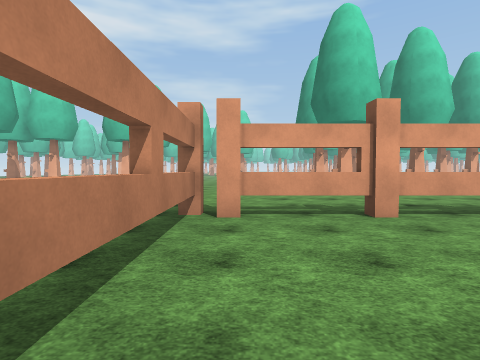
View 1 (above)

12 first-person views from a walk through a Unity game level. The camera is 1.5 m above the floor, tilts 2° down and sees 80° across. The floor is counted in squares, 2 m on a side. Each view is taken from the middle of a square. On the plan, view 1 faces up. The plan holds only what a view shows up to about 10 squares ahead; the rest is blank. The place goes on beyond the plan. Surface patterns are stand-ins for the level's own textures.

View 2
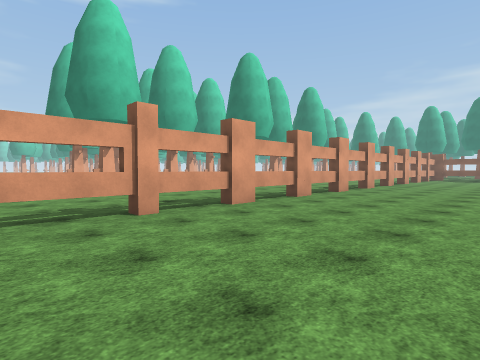

View 3
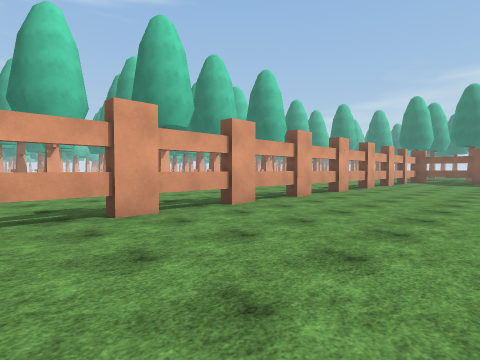

View 4
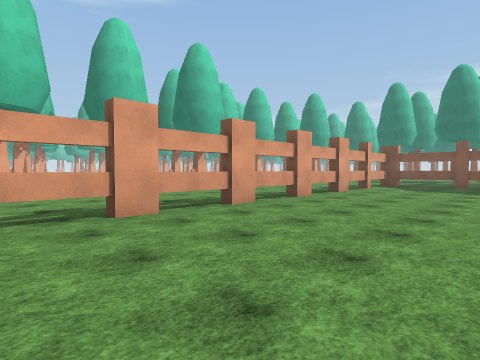

View 5
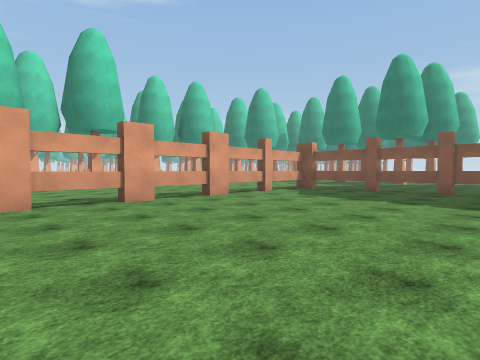

View 6
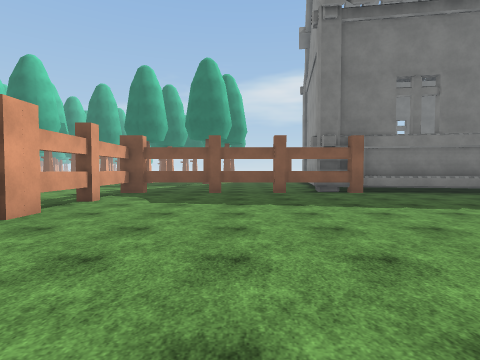

View 7
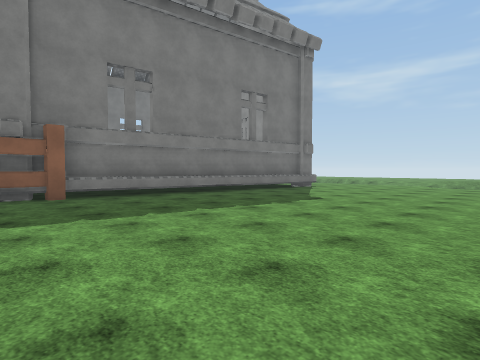

View 8
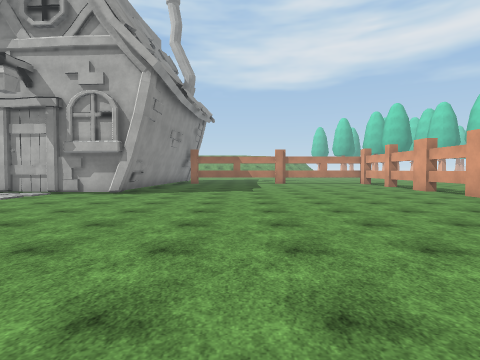

View 9
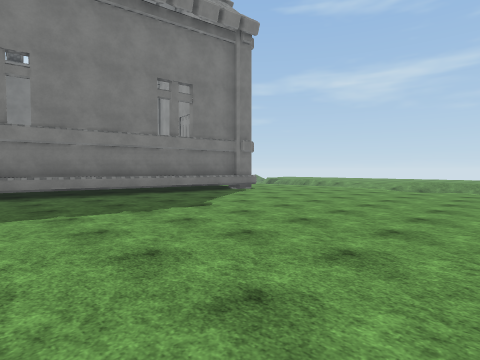

View 10
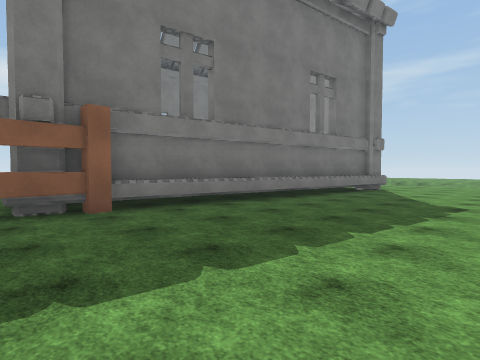

View 11
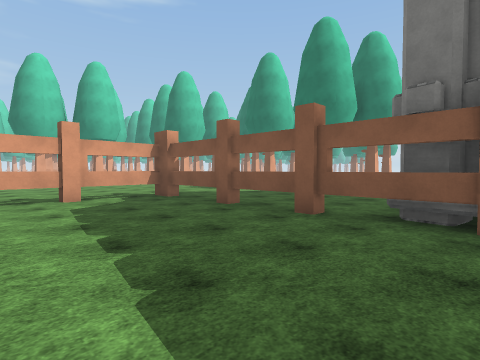

View 12
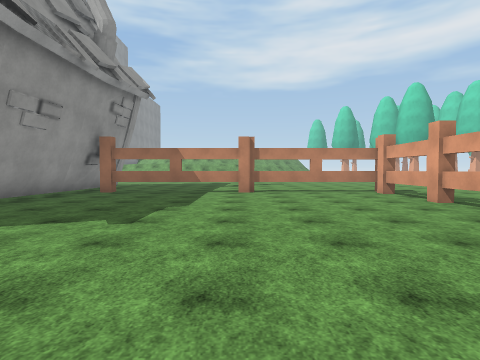

### Floor plan
Key: @ floor where view 1 was taken; # wall or solid block; x gap in a wall; . floor; = window, fence, low wall or low ledge; ^ raised ledge; T tree; H thing the floor can be seen under or through.
Columns run from 1 left of view 1 to 28 right of it. Each row starts with its distance up from view 1.
 12         TT
 11
 10
  9                  ..   ..
  8 .......... .... ....  ..
  7 ..................... ....
  6 ..........................
  5 #x#xHHx#xHHx#xHHx#xHHx#xH...
  4 #........................H...
  3 x........................H...
  2 #........................x...
  1 #........................#....
  0 x@.......................x....
 -1 #........................HH..
 -2 x.........................H
 -3 #............... ........#^
 -4 #.............. .........^^
 -5 ##... ........  .........^^
 -6  =##  ##.....   .........#
 -7        #...     .........#
 -8        #..      .........#

Where each view was taken, in squares from view 1:
view 1: 0 up, 0 right, facing up
view 2: 0 up, 0 right, facing up-right
view 3: 0 up, 5 right, facing up-right
view 4: 0 up, 10 right, facing up-right
view 5: 2 down, 14 right, facing up-right
view 6: 1 up, 15 right, facing right
view 7: 1 down, 16 right, facing down-right
view 8: 2 down, 15 right, facing left
view 9: 4 down, 15 right, facing down-right
view 10: 1 down, 19 right, facing down-right
view 11: 3 down, 20 right, facing up-right
view 12: 0 up, 9 right, facing left
